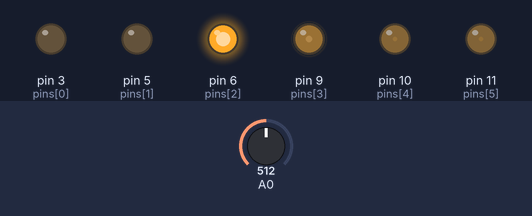
This sketch was run on a simulated Arduino Uno, built with avr-gcc and run on an emulated ATmega328P. Shown: output pins drawn as LEDs (lit = HIGH). Inputs (shaded band) come from the test bench; at power-on: A0 = 512.

Above: at 1.29 s.
1.3 s: A0 set to 122
At 2.2 s:
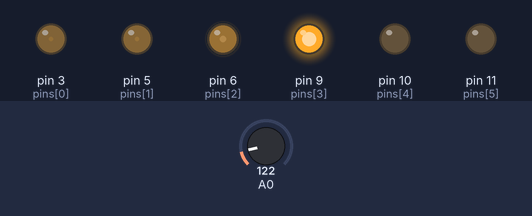
4.3 s: A0 set to 0
At 4.45 s:
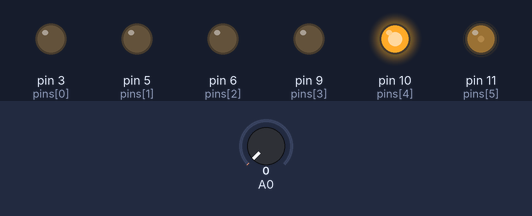
7.3 s: A0 set to 306
At 7.47 s:
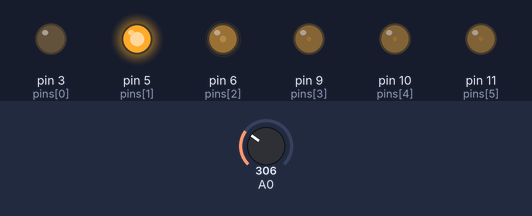
10.3 s: A0 set to 511
13.3 s: A0 set to 716
Timing chart, 0 to 17.3 s (numbered marks = the images above; inputs shaded):
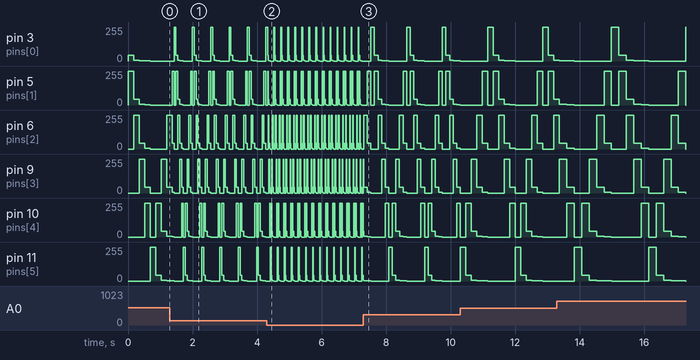

The sketch:

nightrider.ino
```cpp
//Assignment 16 - A led light pattern inspired by the night rider, the kitt car.

//All the direcitons we can move in.
enum Direction
{
  Left,
  Right
};

//The current index that is being lit.
int index = 0;

//The length of the pin array.
int pinsLen = 0;

//Array of the pins that are connected to the leds.
const int pins[] = { 3, 5, 6, 9, 10, 11};

//How much the leds drop in intensity from the index.
const float fadeDropoff = 3.5f;

Direction dir = Direction::Left;

void setup()
{
  //Calculate the length of the pins array by getting the
  //size in memory and dividing this with the size of an int.
  pinsLen = sizeof(pins) / sizeof(int);

  Serial.begin(9600);
}

void loop()
{
  //Process the direction and the state of the leds.
  ProcessDirections();
  ProcessFadedLeds();

  int potmeter = analogRead(0);
  float factor = (float)potmeter / 1023.0f;
  int maxDelay = 300;

  delay(20 + maxDelay * factor);
}

//Calculate in which direction we are moving.
void ProcessDirections()
{
  if(dir == Direction::Left)
  {
    index += 1;

    if(index >= pinsLen - 1)
    {
      dir = Direction::Right;
    }
  }
  else
  {
    index -= 1;

    if(index <= 0)
    {
      dir = Direction::Left;
    }
  }
}

// Calculate which leds should fade and by how much.
void ProcessFadedLeds()
{
  byte intensity = 0;

  for(int i = 0; i < pinsLen; i++)
  {
    //Grab the distance from the led.
    int distance = index - i;

    //Absolute the value, so we don't get negatives.
    int delta = abs(distance);

    //Convert it to a 0.0f to 1.0f scale.
    float factor = (float)delta / (float)pinsLen;

    //Get the inverse factor.
    float invFactor = 1.0f - factor;

    //If the inverse factor is one, give it full intensity.
    //Since this is the led where the index is at.
    //We branch to prevent calculating the range dropoff for the main led.
    if(invFactor >= 1.0f)
    {
      analogWrite(pins[i], 255);
    }
    //Else we calculate how far the led
    else
    {
      //Scale the intensity factor by the given delta (+ predefined dropoff).
      float w = factor / pow(delta, fadeDropoff);
      byte intensity = 255 * w;

      //Check on which side the led is.
      //If it's behind the direction we are moving in, then we want to light it up.
      //Else we're going to disable the led, because it's infront of use.
      //Previous if statement filters out the main led, so it doesn't get affected.
      if(distance > 0)
      {
        analogWrite(pins[i], (dir == Direction::Left) ? intensity : 0);
      }
      else
      {
        analogWrite(pins[i], (dir == Direction::Right) ? intensity : 0);
      }
    }
  }
}
```

Measured:
- by itself, pin 3 (pins[0]), pin 11 (pins[5]): ramps from 255/255 to 0/255 and jumps back, once every 2.3 s
